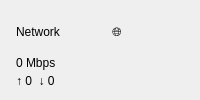
          <widget class="QFrame" name="card_network_bandwidth">
           <property name="frameShape">
            <enum>QFrame::NoFrame</enum>
           </property>
           <layout class="QVBoxLayout" name="layout_card_network">
            <property name="spacing">
             <number>4</number>
            </property>
            <property name="leftMargin">
             <number>16</number>
            </property>
            <property name="topMargin">
             <number>12</number>
            </property>
            <property name="rightMargin">
             <number>16</number>
            </property>
            <property name="bottomMargin">
             <number>12</number>
            </property>
            <item>
             <layout class="QHBoxLayout">
              <item>
               <widget class="QLabel" name="lbl_network_title">
                <property name="text">
                 <string>Network</string>
                </property>
               </widget>
              </item>
              <item>
               <spacer>
                <property name="orientation">
                 <enum>Qt::Vertical</enum>
                </property>
                <property name="sizeHint" stdset="0">
                 <size>
                  <width>20</width>
                  <height>20</height>
                 </size>
                </property>
               </spacer>
              </item>
              <item>
               <widget class="QLabel" name="lbl_network_icon">
                <property name="text">
                 <string>🌐</string>
                </property>
               </widget>
              </item>
             </layout>
            </item>
            <item>
             <widget class="QLabel" name="lbl_network_value">
              <property name="text">
               <string>0 Mbps</string>
              </property>
             </widget>
            </item>
            <item>
             <widget class="QLabel" name="lbl_network_status">
              <property name="text">
               <string>↑ 0  ↓ 0</string>
              </property>
             </widget>
            </item>
           </layout>
          </widget>
